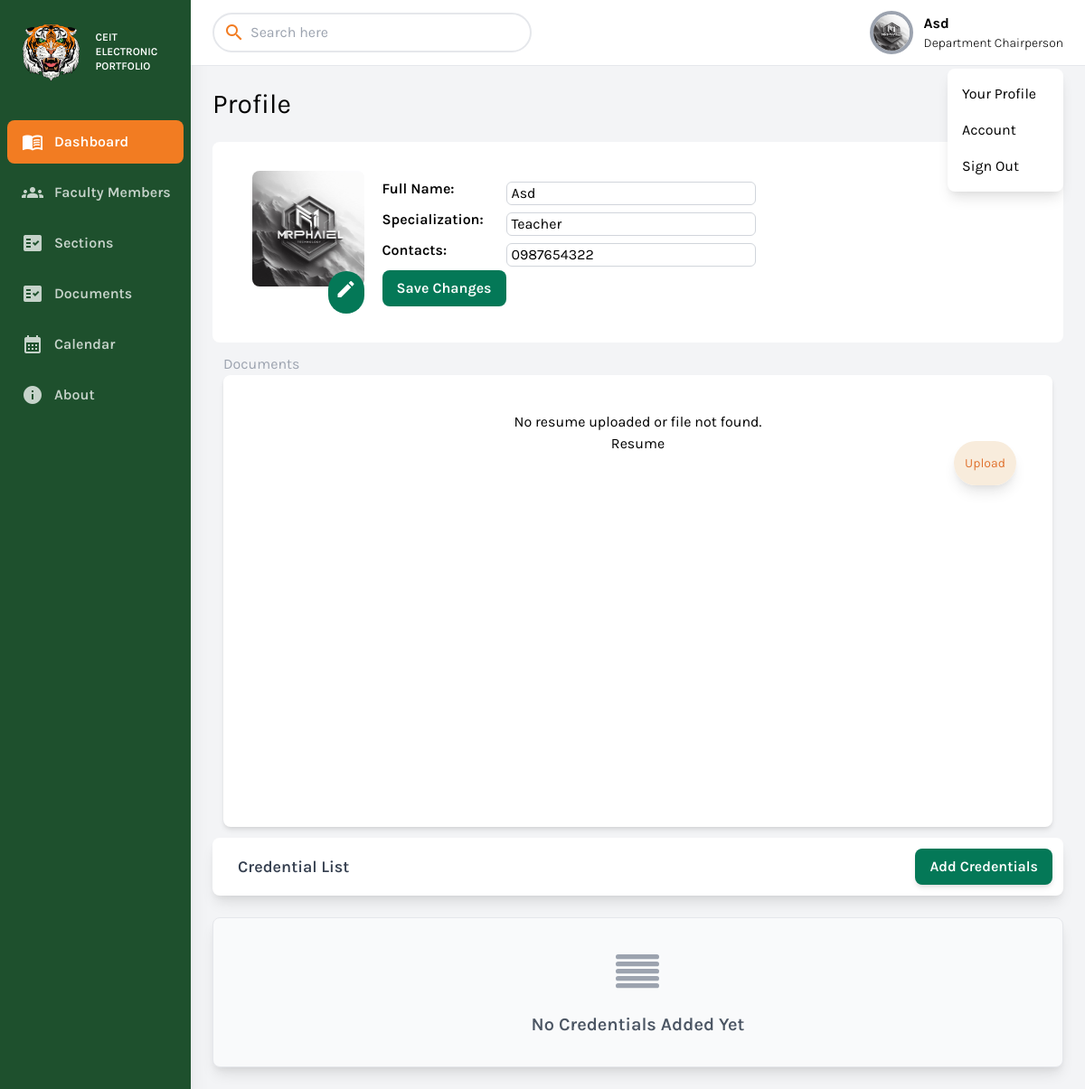
Screenshot of /department_chairperson/edit-profile.php (signed in) with the database file from the repository.
### tables this page shows
CREATE TABLE `user_details` (
  `user_id` bigint(20) NOT NULL,
  `name` varchar(256) NOT NULL,
  `address` varchar(256) NOT NULL,
  `birthday` varchar(256) NOT NULL,
  `phone` varchar(256) NOT NULL,
  `specialization` varchar(256) NOT NULL,
  `image` text NOT NULL
);

### conn/conn.php (called while the page is built, shortened)
<?php
class DatabaseHandler {
    private $pdo;
    public function __construct() {
        $dbHost = 'eportfolio.mysql.database.azure.com';
        $dbPort = '3306';
        $dbName = 'eportfolio';
        $dbUser = 'azureuser';
        $dbPassword = 'Azure_User123';
        try {
            $dsn = "mysql:host=$dbHost;port=$dbPort;dbname=$dbName";
            $this->pdo = new PDO($dsn, $dbUser, $dbPassword);
            $this->pdo->setAttribute(PDO::ATTR_ERRMODE, PDO::ERRMODE_EXCEPTION);
        } catch (PDOException $e) {
            echo "Connection failed: " . $e->getMessage();
        }
    }
    public function getIdByColumnValue($tableName, $columnName, $columnValue, $idColumnName) {
        try {
            $stmt = $this->pdo->prepare("SELECT $idColumnName FROM $tableName WHERE $columnName = :column_value");
            $stmt->bindParam(':column_value', $columnValue);
            $stmt->execute();
            $result = $stmt->fetch(PDO::FETCH_ASSOC);
            if ($result) {
                return $result[$idColumnName];
            } else {
                return null;
            }
        } catch (PDOException $e) {
            return null;
        }
    }
}
?>

### department_chairperson/edit-profile.php (the view, shortened to what this page needs)
<?php include 'components/header.php'?>
<?php
$user_id = $_SESSION['id'];
$full_name = ucwords($db->getIdByColumnValue("user_details","user_id",$user_id,"name")) ?? "";
$specialization = ucwords($db->getIdByColumnValue("user_details","user_id",$user_id,"specialization")) ?? "";
$contacts = ucwords($db->getIdByColumnValue("user_details","user_id",$user_id,"phone")) ?? "";
$file_id = $db->getIdByColumnValue("resume_upload", "faculty_id", $user_id, "file");
$file_type = $db->getIdByColumnValue("resume_upload", "faculty_id", $user_id, "file_type");
$file_object = "";
$uploadDir = '../uploads/resume/';
$filePath = $uploadDir . $file_id;
if ($file_id && file_exists($filePath)) {
    if (in_array($file_type, ['application/pdf', 'image/jpeg', 'image/png', 'image/gif'])) {
        if ($file_type === 'application/pdf') {
            $file_object = '<embed src="' . htmlspecialchars($filePath) . '" type="application/pdf" style="width:100%; height:500px; max-height: 80vh;" />';
        } elseif (in_array($file_type, ['image/jpeg', 'image/png', 'image/gif'])) {
            $file_object = '<img src="' . htmlspecialchars($filePath) . '" style="width:100%; height:500px; max-height: 80vh; object-fit: contain;" />';
        }
    } else {
        $file_object = '<a href="' . htmlspecialchars($filePath) . '" download class="bg-green-700  text-white px-4 py-2 rounded">Download Resume</a>';
    }
} else {
    $file_object = 'No resume uploaded or file not found.';
}
?>
        <div class="w-full h-screen overflow-x-hidden border-t flex flex-col">
            <main class="w-full flex-grow p-6">
                <h1 class="text-3xl text-black pb-6">Profile</h1>
                <div class="flex flex-col md:flex-row  bg-white rounded-lg p-3">
                <div class="container mx-3 p-2 bg-white">
                    <div class="flex flex-col md:flex-row bg-white rounded-lg p-3">
    <div class="relative">
        <img id="profileImagePreview" src="<?=$src?>" style="width: 150px;" class="rounded-lg text-center md:h-32 h-100">
        <label for="profileImage" class="cursor-pointer absolute bottom-0 right-0 bg-green-700  text-white p-2 rounded-full">
            <i class="material-icons">edit</i>
        </label>
    </div>
    <div class="container mx-3 p-2 bg-white">
        <div class="flex flex-col lg:flex-row">
            <div class="lg:w-1/5 font-semibold">Full Name:</div>
            <div class="lg:w-4/5 font-normal">
                <input type="text" id="full_name" class="w-1/2 my-1 px-1 border border-gray-300 rounded-md focus:outline-none focus:ring-2 focus:ring-green-500" value="<?=$full_name?>">
            </div>
        </div>
        <div class="flex flex-col lg:flex-row">
            <div class="lg:w-1/5 font-semibold">Specialization:</div>
            <div class="lg:w-4/5 font-normal">
                <input type="text" id="specialization" class="w-1/2 my-1 px-1 border border-gray-300 rounded-md focus:outline-none focus:ring-2 focus:ring-green-500" value="<?=$specialization?>">
            </div>
        </div>
        <div class="flex flex-col lg:flex-row">
            <div class="lg:w-1/5 font-semibold">Contacts:</div>
            <div class="lg:w-4/5 font-normal">
                <input type="text" id="contacts" class="w-1/2 my-1 px-1 border border-gray-300 rounded-md focus:outline-none focus:ring-2 focus:ring-green-500" value="<?=$contacts?>">
            </div>
        </div>
        <div class="flex">
            <button type="submit" class="bg-green-700  text-white btnSaveProfile py-2 px-4 rounded-lg font-semibold hover:bg-green-500  transition">
                Save Changes
            </button>
        </div>
    </div>
</div>
                </div>
            </div>
                    <div  class="grid p-3  gap-x-10  ">
                    <div class="">
                        <p class="text-gray-400 text-center sm:text-left">Documents</p>
                        <div style="height:500px" class="card bg-white items-center flex flex-col shadow-md rounded-lg p-10 ">
                                <?php echo $file_object; ?>
                                <p class="text-black">Resume</p>
                                <div class="grid w-full ">
                                    <p class="text-sm text-right ">
                                        <a href="#" id="modalUploadBtn" class="bg-orange mt-3 text-center w-full text-orange px-3 py-4 rounded-full shadow-lg transform transition-transform duration-200 hover:scale-105 hover:shadow-xl hover:bg-orange-600">Upload</a>
                                    </p>
                                </div>
                        </div>
                    </div>
                    </div>
                <?php
                include 'credential.php';
                ?>
            </main>
        </div>
    </div>
<?php include 'components/footer.php'?>

### department_chairperson/components/header.php (shortened to what this page needs)
<?php include '../conn/conn.php';
$db = new DatabaseHandler();
$defaultSrc = "https://www.pngall.com/wp-content/uploads/13/Secretary-Woman-PNG-Pic.png";
 $src = $db->getIdByColumnValue("user_details","user_id",$_SESSION['id'],"image");
$src = $src!="" ? '../uploads/faculty/'.$src: $defaultSrc;
?>
<!DOCTYPE html>
<html lang="en">
<head>
    <link href="https://cdnjs.cloudflare.com/ajax/libs/tailwindcss/2.2.19/tailwind.min.css" rel="stylesheet">
</head>
<body class="bg-gray-100 font-family-karla flex">
    <aside class="relative bg-sidebar h-screen w-64 hidden sm:block shadow-xl">
        <div class="p-2">
            <a href="dashboard.php" class="text-white text-3xl font-semibold uppercase hover:text-gray-300">
                <div class="grid grid-cols-2 flex  items-center ">
                    <div>
                        <img src="assets/image/logo.png" alt="">
                    </div>
                    <div class="overflow-hidden text-xs ">
                        <p>CEIT</p>
                        <p>Electronic Portfolio</p>
                    </div>
                  </div>
            </a>
        </div>
        <nav class="text-white text-base font-semibold pt-3 ">
            <a href="dashboard.php" class="dashboard flex items-center text-white opacity-75 hover:opacity-100 py-3 m-2 rounded-lg  pl-4 nav-item">
                <i class="material-icons mr-3">menu_book</i>
                Dashboard
            </a>
            <a href="facultymembers.php" class="facultymembers flex items-center rounded-lg opacity-75 text-white py-3 hover:opacity-100  m-2 pl-4 nav-item">
                <i class="material-icons  mr-3">groups</i>
                Faculty Members
            </a>
            <a href="sections.php" class="sections flex items-center rounded-lg opacity-75 text-white py-3 hover:opacity-100  m-2 pl-4 nav-item">
                <i class="material-icons  mr-3">fact_check</i>
                Sections
            </a>
            <a href="documents.php" class="documents flex items-center text-white opacity-75 hover:opacity-100 py-3 m-2 rounded-lg  pl-4 nav-item">
                <i class="material-icons mr-3">fact_check</i>
                Documents
            </a>
            <a href="calendar.php" class="calendar flex items-center text-white opacity-75 hover:opacity-100 py-3 m-2 rounded-lg  pl-4 nav-item">
                <i class="material-icons mr-3">calendar_month</i>
                Calendar
            </a>
            <a href="about.php" class="about flex items-center text-white opacity-75 hover:opacity-100 py-3 m-2 rounded-lg  pl-4 nav-item">
                <i class="material-icons mr-3">info</i>
                About
            </a>
        </nav>
    </aside>
    <div class="relative w-full flex flex-col h-screen overflow-y-hidden">
        <header class="w-full items-center bg-white py-3 px-6 hidden sm:flex">
            <div class="w-1/2">
                <div class="relative w-3/4">
                    <i class="material-icons searchicon absolute left-3 top-1/2 transform -translate-y-1/2 text-gray-500">search</i>
                    <input type="text" id="facultySearch" placeholder="Search here" class="pl-10 focus:outline-none focus:ring focus:ring-gray-300 rounded-full border-2 border-gray py-2 px-3 w-full" oninput="searchFaculty()">
                    </div>
            </div>
            <div x-data="{ isOpen: false }" class="relative w-1/2 flex justify-end">
                <div class="grid grid-cols-2 items-center justify-center">
                    <div class="grid mr-3 flex justify-end">
                        <button @click="isOpen = !isOpen" class="realtive z-10 w-12 h-12 rounded-full overflow-hidden border-4 border-gray-400 hover:border-gray-300 focus:border-gray-300 focus:outline-none">
                            <img src="<?=$src?>">
                        </button>
                    </div>
                    <div class="grid">
                        <p class="text-base font-bold"><?=ucwords($db->getIdByColumnValue("user_details","user_id",$_SESSION['id'],"name"))?></p>
                        <p class="text-sm font-light"><?=ucwords(str_replace(' ', ' ', ucwords(str_replace('_', ' ', $_SESSION['role']))))?></p>
                    </div>
                </div>
                <div x-show="isOpen" style="z-index: 99999;" class="absolute w-32 bg-white rounded-lg shadow-lg py-2 mt-16">
                    <a href="edit-profile.php" class="block px-4 py-2 account-link hover:text-white">Your Profile</a>
                    <a href="#" id="openAccountButton" class="block px-4 py-2 account-link hover:text-white">Account</a>
                    <a href="logout.php" class="block px-4 py-2 account-link hover:text-white">Sign Out</a>
                </div>
            </div>
        </header>

### department_chairperson/components/header.php (style rules this page uses)
.font-family-karla { font-family: karla; }
.bg-sidebar { background: #1e502d; }
.active-nav-link { background: #f27c22; }
.searchicon { color: #f27c22; }
.bg-orange { background: #f8ecdc; }
.text-orange { color: #e07330; }

### rows the page displays
user_details: image (picture), name "Asd", specialization "Teacher", phone "0987654322"

### other values shown
$file_object "No resume uploaded or file not found."
